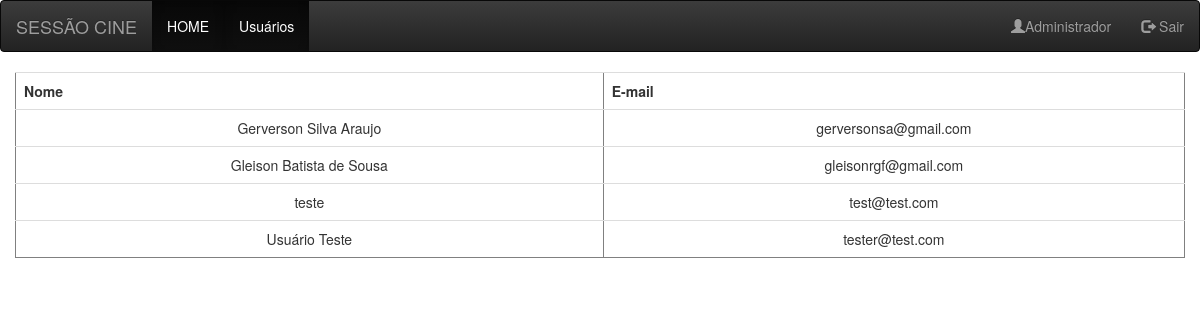
Page /View/Admin/Users.php (signed in) on the committed database.
### tables this page shows
CREATE TABLE `sessao_user` (
  `id` int(11) NOT NULL AUTO_INCREMENT,
  `nome` varchar(45) DEFAULT NULL,
  `email` varchar(50) DEFAULT NULL,
  `senha` varchar(200) DEFAULT NULL,
  `tipo` int(1) DEFAULT NULL,
  PRIMARY KEY (`id`)
);

### Model/Authentication.php (called while the page is built, shortened)
<?php
Class Authentication{
    public function listar_users(){
        $con = new Database();
        $conecta = $con->conectar();
        $sql = "select * from sessao_user where tipo = 2";
        $query = mysqli_query($conecta, $sql);
        $lista = array();
        while ($genre = mysqli_fetch_array($query)){
            array_push($lista,$genre);
        }
      return $lista;
    }
}

### View/Admin/Users.php (the view, shortened to what this page needs)
<?php
    include_once "../../Model/Authentication.php";
		$auth = new Authentication();
?>
<?
include_once "../Layout/Header.php";
?>
<table style="width:100%;text-align:center;" border="1" class="table">
	<tr>
	<th>Nome</th>
	<th>E-mail</th>
	</tr>
<?
foreach ($auth->listar_users() as $lista){
	echo "<tr>";
	echo "<td>".$lista['nome']."</td>";
	echo "<td>".$lista['email']."</td>";
	echo "</tr>";
}
?>
</table>

### rows in the picture
sessao_user: nome "Gerverson Silva Araujo", email "gerversonsa@gmail.com"
sessao_user: nome "Gleison Batista de Sousa", email "gleisonrgf@gmail.com"
sessao_user: nome "teste", email "test@test.com"
sessao_user: nome "Usuário Teste", email "tester@test.com"

### other values in the picture
$_SESSION['usuarioNome'] "Administrador"
